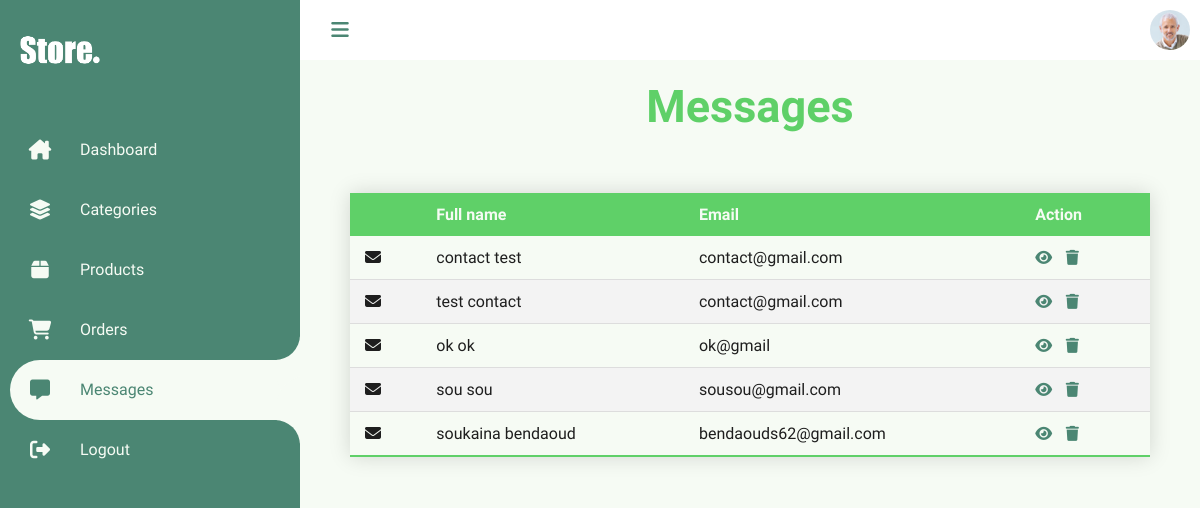
The page /Views/admin/contacts/messages.php (signed in) on the database its author committed.
### tables this page shows
CREATE TABLE `contact` (
  `id` int(11) NOT NULL,
  `fname` varchar(255) NOT NULL,
  `email` varchar(255) NOT NULL,
  `message` text NOT NULL,
  `created_at` timestamp NOT NULL DEFAULT current_timestamp() ON UPDATE current_timestamp()
);

### Models/DbConnection.php (called while the page is built, shortened)
<?php
class DbConnection
{
    private $host = 'localhost';
    private $username = 'root';
    private $password = '';
    private $database = 'store';
    protected $connection;
    public function __construct()
    {
        if (!isset($this->connection)) {
            $this->connection = new mysqli($this->host, $this->username, $this->password, $this->database);
        }
        return $this->connection;
    }
}

### Models/Contact.php (called while the page is built, shortened)
<?php
include_once('C:\xampp\htdocs\Store\Models\DbConnection.php');
class Contact extends DbConnection
{
    private $table = "contact";
    public function allMessages()
    {
        $select = "SELECT * FROM $this->table ORDER BY id desc";
        $select1 = $this->connection->query($select);
        return $select1;
    }
}

### Views/admin/contacts/messages.php (the view, shortened to what this page needs)
<?php
include_once("../../../Models/Contact.php");
?>
<!DOCTYPE html>
<html lang="en">
<head>
    <link rel="stylesheet" href="http://localhost/Store/Views/css/admin-style.css">
    <link rel="stylesheet" href="https://cdnjs.cloudflare.com/ajax/libs/font-awesome/6.2.0/css/all.min.css" />
</head>
<body>
    <div class="container">
        <?php
        include('../../includes/admin-navbar.php'); ?>
        <div class="main">
            <div class="topbar">
                <div class="toggle">
                    <i class="fa-solid fa-bars icon"></i>
                </div>
                <div class="user">
                    <img src="http://localhost/Store/Views/images/admin.jpg" alt="admin">
                </div>
            </div>
            <div class="body">
                <div class="title">
                    <h2>Messages</h2>
                </div>
                <div class="table">
                    <table class="styled-table">
                        <thead>
                            <tr>
                                <th></th>
                                <th>Full name</th>
                                <th>Email</th>
                                <th>Action</th>
                            </tr>
                        </thead>
                        <tbody>
                            <?php
                            $message = new Contact();
                            $result = $message->allMessages();
                            if (mysqli_num_rows($result) != 0) {
                                while ($data = mysqli_fetch_array($result)) {
                            ?>
                                    <tr>
                                        <td><i class="fa-solid fa-envelope"></i></td>
                                        <td><?php echo $data['fname']; ?></td>
                                        <td><?php echo $data['email']; ?></td>
                                        <td class='icons'>
                                            <a href="http://localhost/Store/Views/admin/contacts/message.php?id=<?php echo $data['id'];  ?>" class="icon" title="Show message"><i class="fa-solid fa-eye"></i></a>
                                            <a href="http://localhost/Store/Views/admin/contacts/messages.php?delid=<?php echo $data['id'];  ?>" onclick=" return confirm('Do You really want to delete this message')" class="icon" title="Delete message"><i class="fa-solid fa-trash"></i></a>
                                        </td>
                                    </tr>
                                <?php }
                            } else {
                                ?>
                                <td colspan="3" style="text-align:center;">There is no message yet!</th>
                                <?php
                            } ?>
                        </tbody>
                    </table>
                </div>
            </div>
        </div>
    </div>
</body>
</html>

### Views/css/admin-style.css (style rules this page uses)
:root { --white: #F6FBF4; --dark: #1E1E1E; --lightGreen: #5FD068; --darkGreen: #4B8673; --beige: #F5DF99; }
* { margin: 0px; padding: 0px; box-sizing: border-box; scroll-behavior: smooth; }
body { background-color: var(--white); font-family: 'Dosis', sans-serif; }
a { text-decoration: none; }
.container { position: relative; width: 100%; }
.main { position: absolute; width: calc(100% - 300px); left: 300px; min-height: 100vh; background-color: var(--white); transition: 0.5s; }
.topbar { width: 100%; height: 60px; display: flex; justify-content: space-between; align-items: center; padding: 0px 10px; background-color: white; }
.toggle { position: relative; width: 60px; height: 60px; color: var(--darkGreen); display: flex; justify-content: center; align-items: center; font-size: 1.25em; cursor: pointer; }
.user { position: relative; width: 40px; height: 40px; border-radius: 50%; overflow: hidden; cursor: pointer; }
.user img { position: absolute; top: 0; left: 0; width: 100%; height: 100%; object-fit: cover; }
.main .body { text-align: center; }
.main .title { font-family: 'Signika', sans-serif; font-weight: 500; font-size: 30px; color: var(--lightGreen); margin: 20px 0px; }
.main .table { display: flex; justify-content: center; margin-bottom: 50px; }
.main .table .styled-table { border-collapse: collapse; width: 100%; text-align: left; margin: 0px 20px; max-width: 800px; box-shadow: 0 0 20px rgba(0, 0, 0, 0.15); margin-top: 40px; }
.main .table .styled-table thead tr { background-color: var(--lightGreen); color: var(--white); }
.styled-table th, .styled-table td { padding: 12px 15px; }
.styled-table tbody tr { border-bottom: 1px solid #dddddd; color: var(--dark); }
.styled-table tbody tr:nth-of-type(even) { background-color: #f3f3f3; }
.styled-table tbody tr:last-of-type { border-bottom: 2px solid var(--lightGreen); }
.main .table .styled-table .icons { font-size: 15px; }
.main .table .styled-table .icons .icon { color: var(--darkGreen); margin-right: 10px; }

### rows shown on the page
contact: fname "contact test", email "contact@gmail.com"
contact: fname "test contact", email "contact@gmail.com"
contact: fname "ok ok", email "ok@gmail"
contact: fname "sou sou", email "sousou@gmail.com"
contact: fname "soukaina bendaoud", email "bendaouds62@gmail.com"
